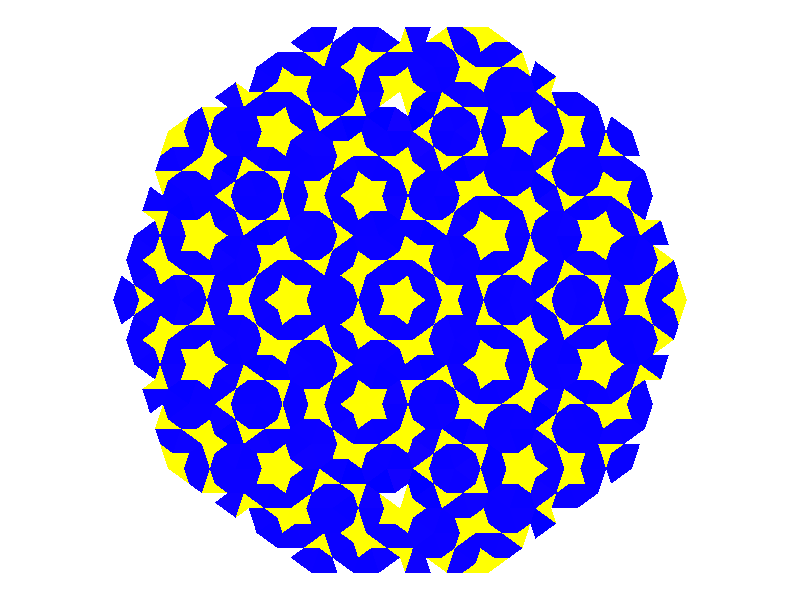

This chart was generated by the following R code:
# Load in libraries
library(tidyverse)

# This function creates a kite. 
# A, B, C are angles
# Parameter c is the only input of the function: is the longitude of side related to angle C.
CreateKite <- function() {
  c <- 50000
  A <- 36
  B <- 72
  C <- 180 - (A + B)
  b <- sin(B*pi/180)*(c/sin(C*pi/180))
  x <- c(0, c, b*cos(A*pi/180))
  y <- c(0, 0, b*sin(A*pi/180))
  st <- c(3, 1, 2)
  xend <- lead(x, default = 0)
  yend <- lead(y, default = 0)
  tibble(x = x, y = y, xend = xend, yend = yend, st = st) %>% 
    bind_rows(tibble(x = x, y = -y, xend = xend, yend = -yend, st = st))
}

# This function rotates a polygon. I use it to rotate the initial kite to create
# the initial pattern of the tessellation.
# The initial pattern from which iterate to create tessellation is composed by 5 kites.
RotatePolygon <- function(df, angle) {
  df %>% transmute(x2    = cos(angle*pi/180)*x - sin(angle*pi/180)*y,
                   y2    = sin(angle*pi/180)*x + cos(angle*pi/180)*y,
                   xend2 = cos(angle*pi/180)*xend - sin(angle*pi/180)*yend,
                   yend2 = sin(angle*pi/180)*xend + cos(angle*pi/180)*yend,
                   st = st) %>% 
    rename_all(str_replace_all, "2", "")
}


# In each interation I have to divide two kind of triangles. I named them Triangle123
# and Triangle124 following the specs of this site:
# https://tartarus.org/~simon/20110412-penrose/penrose.xhtml
# The sides of triangles 123 are labeled with 1, 2 and 3 and are divided into three
# other triangles using this function.
# This function receives a triangle of type 123 and divides it. It returns three
# other subtriangles: two of type 123 and another one of type 124
DivideTriangle123 <- function(df) {
  # Add longitude of sides to df
  df %>% 
    mutate(lng = sqrt((xend-x)^2+(yend-y)^2)) -> df
  
  # Longitude of the new side 3
  df %>% 
    filter(st == 1) %>% 
    select(lng) %>% as.numeric -> d1
  
  # Gradient of the new side 3
  df %>% 
    filter(st == 3) %>%
    transmute(gx = xend - x,
              gy = yend - y) %>% as.numeric() -> g1
  
  # Inner point of side 3 to divide the triangle
  df %>% filter(st == 3) %>% select(x, y) %>% 
    as.numeric() + d1 * g1/sqrt(sum(g1^2)) -> p1
  
  # # Longitude
  # df %>% 
  #   filter(st == 1) %>% 
  #   select(lng) %>% as.numeric -> d2
  # 
  
  # Gradient to find the second point p2
  df %>% 
    filter(st == 2) %>%
    transmute(gx = xend - x,
              gy = yend - y) %>% as.numeric() -> g2
  
  # Point p2
  df %>% 
    filter(st == 2) %>%
    select(x, y) %>% 
    as.numeric() + d1 * g2/sqrt(sum(g2^2)) -> p2
  
  # df1: subtriangle (type 123)
  c(p1, 
    df %>% filter(st == 3) %>% select(xend, yend) %>% as.numeric()) %>% 
    rbind(c(df %>% filter(st == 1) %>% select(x, y) %>% as.numeric(), 
            df %>% filter(st == 1) %>% select(xend, yend) %>% as.numeric())) %>% 
    rbind(c(df %>% filter(st == 1) %>% select(xend, yend) %>% as.numeric(), 
            p1)) -> df1
  
  colnames(df1) <- c("x", "y", "xend", "yend")
  
  # st: labels of new sides
  as_tibble(df1) %>% mutate(st = 1:3) -> df1
  
  # df2: subtriangle (type 123)
  c(p1, 
    p2) %>% 
    rbind(c(p2, 
            df %>% filter(st == 1) %>% select(xend, yend) %>% as.numeric())) %>% 
    rbind(c(df %>% filter(st == 1) %>% select(xend, yend) %>% as.numeric(), 
            p1)) -> df2
  
  colnames(df2) <- c("x", "y", "xend", "yend")
  as_tibble(df2) %>% mutate(st = 1:3) -> df2
  
  # df3 subtriangle (type 124)
  c(p1, 
    p2) %>% 
    rbind(c(p2, 
            df %>% filter(st == 3) %>% select(x, y) %>% as.numeric())) %>% 
    rbind(c(df %>% filter(st == 3) %>% select(x, y) %>% as.numeric(), 
            p1)) -> df3
  
  colnames(df3) <- c("x", "y", "xend", "yend")
  as_tibble(df3) %>% mutate(st = c(1, 4, 2)) -> df3
  
  # Binding three triangles
  bind_rows(df1, df2, df3) %>% round(0)
  
}

# In each interation I have to divide two kind of triangles. I named them Triangle123
# and Triangle124 following the specs of this site:
# https://tartarus.org/~simon/20110412-penrose/penrose.xhtml
# The sides of triangles 124 are labeled with 1, 2 and 4 and are divided into two
# other triangles using this function.
# This function receives a triangle of type 124 and divides it. It returns two
# other subtriangles: two of type 123 and another one of type 124
DivideTriangle124 <- function(df) {
  # Add longitude  
  df %>% 
    mutate(lng = sqrt((xend-x)^2+(yend-y)^2)) -> df
  
  df %>% 
    filter(st == 1) %>% 
    select(lng) %>% as.numeric -> d1
  
  # This is the longitude of the inner side to subdivide triangle
  x <- d1*sin(36*pi/180)/sin(108*pi/180)
  
  # Gradient to calculate point
  df %>% 
    filter(st == 2) %>%
    transmute(gx = x - xend,
              gy = y - yend) %>% as.numeric() -> g2
  
  # Inner point side 2
  df %>% 
    filter(st == 2) %>%
    select(xend, yend) %>% as.numeric() + x * g2/sqrt(sum(g2^2)) -> p1
  
  # df1 subtriangle (type 123)
  c(df %>% filter(st == 4) %>% select(x, y) %>% as.numeric(),
    p1) %>% 
    rbind(c(p1, 
            df %>% filter(st == 2) %>% select(x, y) %>% as.numeric())) %>% 
    rbind(c(df %>% filter(st == 2) %>% select(x, y) %>% as.numeric(), 
            df %>% filter(st == 4) %>% select(x, y) %>% as.numeric())) -> df1
  
  colnames(df1) <- c("x", "y", "xend", "yend")
  as_tibble(df1) %>% mutate(st = 1:3) -> df1
  
  # df2 subtriangle (type 124)
  c(df %>% filter(st == 4) %>% select(x, y) %>% as.numeric(),
    p1) %>% 
    rbind(c(p1, 
            df %>% filter(st == 2) %>% select(xend, yend) %>% as.numeric())) %>% 
    rbind(c(df %>% filter(st == 2) %>% select(xend, yend) %>% as.numeric(), 
            df %>% filter(st == 4) %>% select(x, y) %>% as.numeric())) -> df2
  
  colnames(df2) <- c("x", "y", "xend", "yend")
  as_tibble(df2) %>% mutate(st = c(1,4,2)) -> df2
  # Binding two triangles
  bind_rows(df1, df2) %>% round(0)
  
}

# This function gathers both previous functions to divide a generic triangle depending
# of its type
Divide <- function(df)
{
  if(df %>% select(st) %>% sum() %>% as.numeric == 6)
    DivideTriangle123(df)
  else
    DivideTriangle124(df)
}

# This function receives a data frame composed by triangles and divides it. 
# I use it to iterate
Divide_df <- function(df){
  df %>% 
    mutate(poly_id=rep(1:((nrow(.))/3), each=3)) %>% 
    group_by(poly_id) %>% 
    group_split() %>% lapply(Divide) %>%  
    bind_rows()
}

# This function performs two tasks:
#   1. Group points (x,y), (xend, yend) to fix problems of rounding 
#      using hierarchical clustering
#   2. Gather adjacent triangles sharing sides of type 3 or 4 and remove them
Arrange_df <- function(df){
  df %>% round(0) -> df
  
  # Unique points which define segments
  bind_rows(df %>% select(xx = x, yy = y),
            df %>% select(xx = xend, yy = yend)) %>% unique -> points
  
  # Distance betweem points
  dist_mat <- dist(points, method = 'euclidean')
  hclust_avg <- hclust(dist_mat, method = 'average')
  
  # Group points
  points %>% mutate(group = cutree(hclust_avg, h = 8)) -> points
  
  # Centroid of each cluster
  points %>% group_by(group) %>% summarize(xnew = mean(xx), 
                                           ynew = mean(yy)) -> mean_points
  
  # Substitute each point by its centroid
  points %>% inner_join(mean_points, by = "group") -> points
  
  # Recreate df
  df %>% 
    inner_join(points, by = c("x"="xx", "y"="yy")) %>% 
    mutate(x = xnew,
           y = ynew) %>% 
    select(-xnew, -ynew) %>% 
    left_join(points, by = c("xend"="xx", "yend"="yy")) %>%   
    mutate(xend = xnew,
           yend = ynew) %>% 
    select(-xnew, -ynew) -> df
  
  # Create a new column called poly_id to differenciate triangles
  df %>% mutate(poly_id = rep(1:((nrow(.))/3), each=3) %>% as.character) -> df
  
  # These are the segments to remove
  df %>% filter(st %in% c(3,4)) -> df_sub 
  
  # df_new contains the ids of the new polygons as result of merging adjacent ones 
  # which share a side of type 3 or 4
  union(df_sub %>%
          inner_join(df_sub, by = c("x","y", "xend", "yend"), suffix = c(".1", ".2")),
        df_sub %>%
          inner_join(df_sub, by = c("x"="xend", "y"="yend","xend"="x", "yend"="y"), suffix = c(".1", ".2"))) %>%
    filter(poly_id.1 != poly_id.2) %>%
    select(poly_id.1, poly_id.2) %>%
    mutate(poly_id_new=apply(., 1, FUN = function (r) sort(r) %>% paste(collapse="_"))) %>%
    gather(condition, poly_id, poly_id.1:poly_id.2) %>%
    select(-condition) %>%
    distinct -> df_new
  
  # New df with definitive polygons
  df %>%
    inner_join(df_new, by = "poly_id") %>% 
    mutate(remove = st %in% c(3, 4) & !is.na(poly_id_new),
           poly_id = ifelse(is.na(poly_id_new), poly_id, poly_id_new)) %>% 
    filter(remove == FALSE) %>% 
    select(-poly_id_new, -remove) %>% unique -> df
  
  
  return(df)
  
}

# To use geom_polygon I have to convert my data frame from (x, y, xend, yend) structure
# to (x,y). I do it with the next function
Create_Polygon <- function(df)
{
  bind_rows(inner_join(df %>% slice(1),
                       df %>% slice(-1), 
                       by = c("xend" = "x", "yend" = "y")) %>% 
              select(x1 = x, y1 = y, x2 = xend, y2 = yend, x3 = xend.y, y3 = yend.y),
            
            inner_join(df %>% slice(1),
                       df %>% slice(-1), 
                       by = c("xend" = "xend", "yend" = "yend")) %>% 
              select(x1=x.x, y1=y.x, x2=xend, y2=yend, x3 = x.y, y3 = y.y)) -> temp
  
  bind_rows(temp %>% select(x = x1, y = y1),
            temp %>% select(x = x2, y = y2),
            temp %>% select(x = x3, y = y3)) -> sub1
  
  bind_rows(df %>% select(x,y),
            df %>% select(x=xend,y=yend)) %>% unique -> points
  
  bind_rows(sub1,
            points %>% anti_join(sub1, by = c("x", "y")),
            sub1 %>% slice(1))
  
}

# Depth of the tessellation (<= 6 is ok)
niter <- 5

init_kite <- CreateKite()

# I create an initial pattern if composed by 5 kites, rotating the init_kite from
# the origin an angle of 72 degrees.
seq(from = 0, by=72, length.out = 5) %>% 
  lapply(function(x) RotatePolygon(init_kite, angle = x)) %>% 
  bind_rows() %>% 
  round(0) -> init_polygon


# Raw tessellation
reduce(
  .x = 1:niter,
  .f = function(old, y) {Divide_df(old)},
  .init=init_polygon) -> raw_tessellation

# Tessellation segment struct
segment_tessellation <- Arrange_df(raw_tessellation)

# Create polygons
segment_tessellation %>% group_by(poly_id) %>% 
  group_split() %>% lapply(Create_Polygon) %>%  
  bind_rows(.id = "poly_id") -> poly_tessellation

# Calculate areas of polygons using Shoelace formula
poly_tessellation %>% 
  group_by(poly_id) %>% 
  slice(-1) %>% 
  mutate(ldx = lead(x, default = first(x)), 
         ldy = lead(y, default = first(y))) %>% 
  summarize(area=0.5*abs(sum(x*ldy - ldx*y))) -> areas

# Add areas to polygons
poly_tessellation %>% inner_join(areas, by = "poly_id") -> poly_tessellation

# Pick two colorus you like and plot it
ggplot(poly_tessellation) + 
  geom_polygon(aes(x=x, y=y, group = poly_id, fill = area), 
               col = "gray65",  
               lwd = 0,
               show.legend = NA) + 
  scale_fill_gradientn(colours = c("yellow", "blue")) +
  coord_equal() + 
  theme_void() + 
  theme(legend.position='none') 